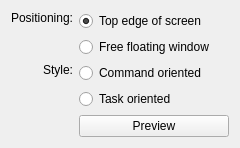
<?xml version="1.0" encoding="UTF-8"?>
<ui version="4.0">
 <class>InterfaceOptions</class>
 <widget class="QWidget" name="InterfaceOptions">
  <property name="geometry">
   <rect>
    <x>0</x>
    <y>0</y>
    <width>237</width>
    <height>137</height>
   </rect>
  </property>
  <layout class="QGridLayout" name="gridLayout">
   <item row="0" column="0">
    <widget class="QLabel" name="label_2">
     <property name="text">
      <string>Positioning:</string>
     </property>
     <property name="alignment">
      <set>Qt::AlignRight|Qt::AlignTop|Qt::AlignTrailing</set>
     </property>
    </widget>
   </item>
   <item row="0" column="1">
    <widget class="QRadioButton" name="topEdgeButton">
     <property name="text">
      <string>Top edge of screen</string>
     </property>
     <property name="checked">
      <bool>true</bool>
     </property>
    </widget>
   </item>
   <item row="1" column="1">
    <widget class="QRadioButton" name="freeFloatingButton">
     <property name="text">
      <string>Free floating window</string>
     </property>
    </widget>
   </item>
   <item row="1" column="2">
    <spacer name="horizontalSpacer">
     <property name="orientation">
      <enum>Qt::Horizontal</enum>
     </property>
     <property name="sizeHint" stdset="0">
      <size>
       <width>69</width>
       <height>20</height>
      </size>
     </property>
    </spacer>
   </item>
   <item row="2" column="0">
    <widget class="QLabel" name="label">
     <property name="text">
      <string>Style:</string>
     </property>
     <property name="alignment">
      <set>Qt::AlignRight|Qt::AlignTop|Qt::AlignTrailing</set>
     </property>
    </widget>
   </item>
   <item row="2" column="1">
    <widget class="QRadioButton" name="commandButton">
     <property name="text">
      <string>Command oriented</string>
     </property>
     <property name="checked">
      <bool>false</bool>
     </property>
    </widget>
   </item>
   <item row="3" column="1">
    <widget class="QRadioButton" name="taskButton">
     <property name="text">
      <string>Task oriented</string>
     </property>
    </widget>
   </item>
   <item row="5" column="1">
    <spacer name="verticalSpacer">
     <property name="orientation">
      <enum>Qt::Vertical</enum>
     </property>
     <property name="sizeHint" stdset="0">
      <size>
       <width>150</width>
       <height>0</height>
      </size>
     </property>
    </spacer>
   </item>
   <item row="4" column="1">
    <widget class="QPushButton" name="previewButton">
     <property name="text">
      <string>Preview</string>
     </property>
    </widget>
   </item>
  </layout>
 </widget>
 <connections/>
</ui>
